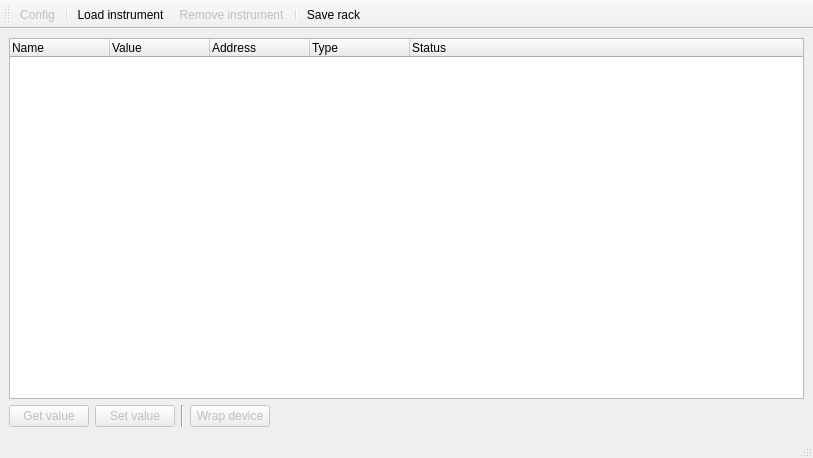
<?xml version="1.0" encoding="UTF-8"?>
<ui version="4.0">
 <class>instrumentsWindow</class>
 <widget class="QMainWindow" name="instrumentsWindow">
  <property name="geometry">
   <rect>
    <x>0</x>
    <y>0</y>
    <width>813</width>
    <height>458</height>
   </rect>
  </property>
  <property name="windowTitle">
   <string>MainWindow</string>
  </property>
  <widget class="QWidget" name="centralwidget">
   <layout class="QVBoxLayout" name="verticalLayout">
    <item>
     <widget class="Tree" name="tree">
      <column>
       <property name="text">
        <string>Name</string>
       </property>
      </column>
      <column>
       <property name="text">
        <string>Value</string>
       </property>
      </column>
      <column>
       <property name="text">
        <string>Address</string>
       </property>
      </column>
      <column>
       <property name="text">
        <string>Type</string>
       </property>
      </column>
      <column>
       <property name="text">
        <string>Status</string>
       </property>
      </column>
     </widget>
    </item>
    <item>
     <layout class="QHBoxLayout" name="hbox_device">
      <item>
       <widget class="QPushButton" name="dev_get_value">
        <property name="enabled">
         <bool>false</bool>
        </property>
        <property name="text">
         <string>Get value</string>
        </property>
       </widget>
      </item>
      <item>
       <widget class="QPushButton" name="dev_set_value">
        <property name="enabled">
         <bool>false</bool>
        </property>
        <property name="text">
         <string>Set value</string>
        </property>
       </widget>
      </item>
      <item>
       <widget class="Line" name="line">
        <property name="orientation">
         <enum>Qt::Vertical</enum>
        </property>
       </widget>
      </item>
      <item>
       <widget class="QPushButton" name="dev_wrap_device">
        <property name="enabled">
         <bool>false</bool>
        </property>
        <property name="text">
         <string>Wrap device</string>
        </property>
       </widget>
      </item>
      <item>
       <spacer name="horizontalSpacer">
        <property name="orientation">
         <enum>Qt::Horizontal</enum>
        </property>
        <property name="sizeHint" stdset="0">
         <size>
          <width>40</width>
          <height>20</height>
         </size>
        </property>
       </spacer>
      </item>
     </layout>
    </item>
   </layout>
  </widget>
  <widget class="QMenuBar" name="menubar">
   <property name="geometry">
    <rect>
     <x>0</x>
     <y>0</y>
     <width>813</width>
     <height>26</height>
    </rect>
   </property>
  </widget>
  <widget class="QStatusBar" name="statusbar"/>
  <widget class="QToolBar" name="toolBar">
   <property name="windowTitle">
    <string>toolBar</string>
   </property>
   <attribute name="toolBarArea">
    <enum>TopToolBarArea</enum>
   </attribute>
   <attribute name="toolBarBreak">
    <bool>false</bool>
   </attribute>
   <addaction name="actionConfig"/>
   <addaction name="separator"/>
   <addaction name="actionAdd"/>
   <addaction name="actionRemove"/>
   <addaction name="separator"/>
   <addaction name="actionSaveRack"/>
  </widget>
  <action name="actionAdd">
   <property name="checkable">
    <bool>false</bool>
   </property>
   <property name="icon">
    <iconset>
     <normaloff>../resources/list-add.svg</normaloff>../resources/list-add.svg</iconset>
   </property>
   <property name="text">
    <string>Load instrument</string>
   </property>
   <property name="toolTip">
    <string>Add an instrument</string>
   </property>
  </action>
  <action name="actionRemove">
   <property name="enabled">
    <bool>false</bool>
   </property>
   <property name="icon">
    <iconset>
     <normaloff>../resources/list-remove.svg</normaloff>../resources/list-remove.svg</iconset>
   </property>
   <property name="text">
    <string>Remove instrument</string>
   </property>
   <property name="toolTip">
    <string>Remove selected instrument</string>
   </property>
  </action>
  <action name="actionConfig">
   <property name="enabled">
    <bool>false</bool>
   </property>
   <property name="icon">
    <iconset>
     <normaloff>../resources/preference.svg</normaloff>../resources/preference.svg</iconset>
   </property>
   <property name="text">
    <string>Config</string>
   </property>
  </action>
  <action name="actionSaveRack">
   <property name="text">
    <string>Save rack</string>
   </property>
  </action>
 </widget>
 <customwidgets>
  <customwidget>
   <class>Tree</class>
   <extends>QTreeWidget</extends>
   <header>widgets/Tree.h</header>
  </customwidget>
 </customwidgets>
 <resources/>
 <connections/>
</ui>
